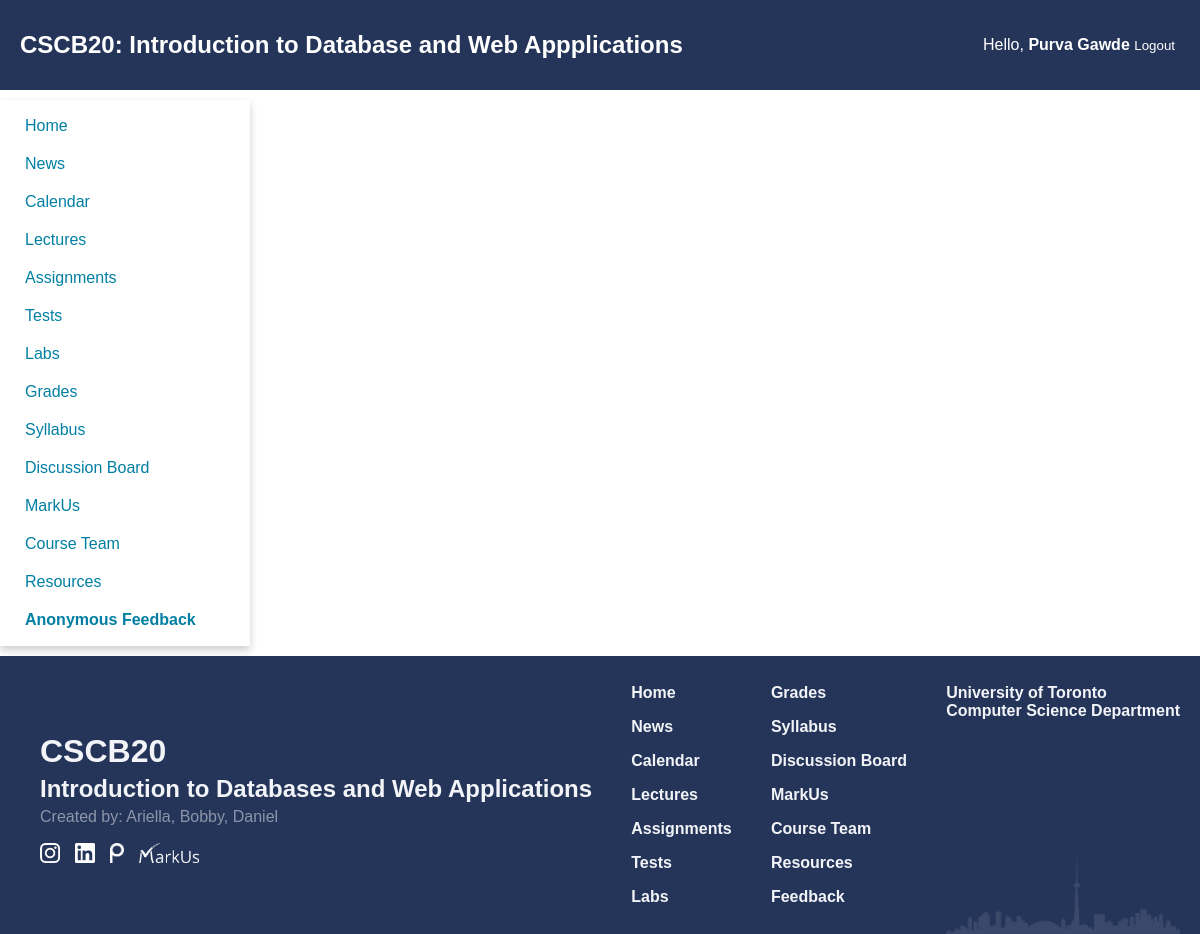
/feedback (signed in), run on an earlier commit of the app's database.
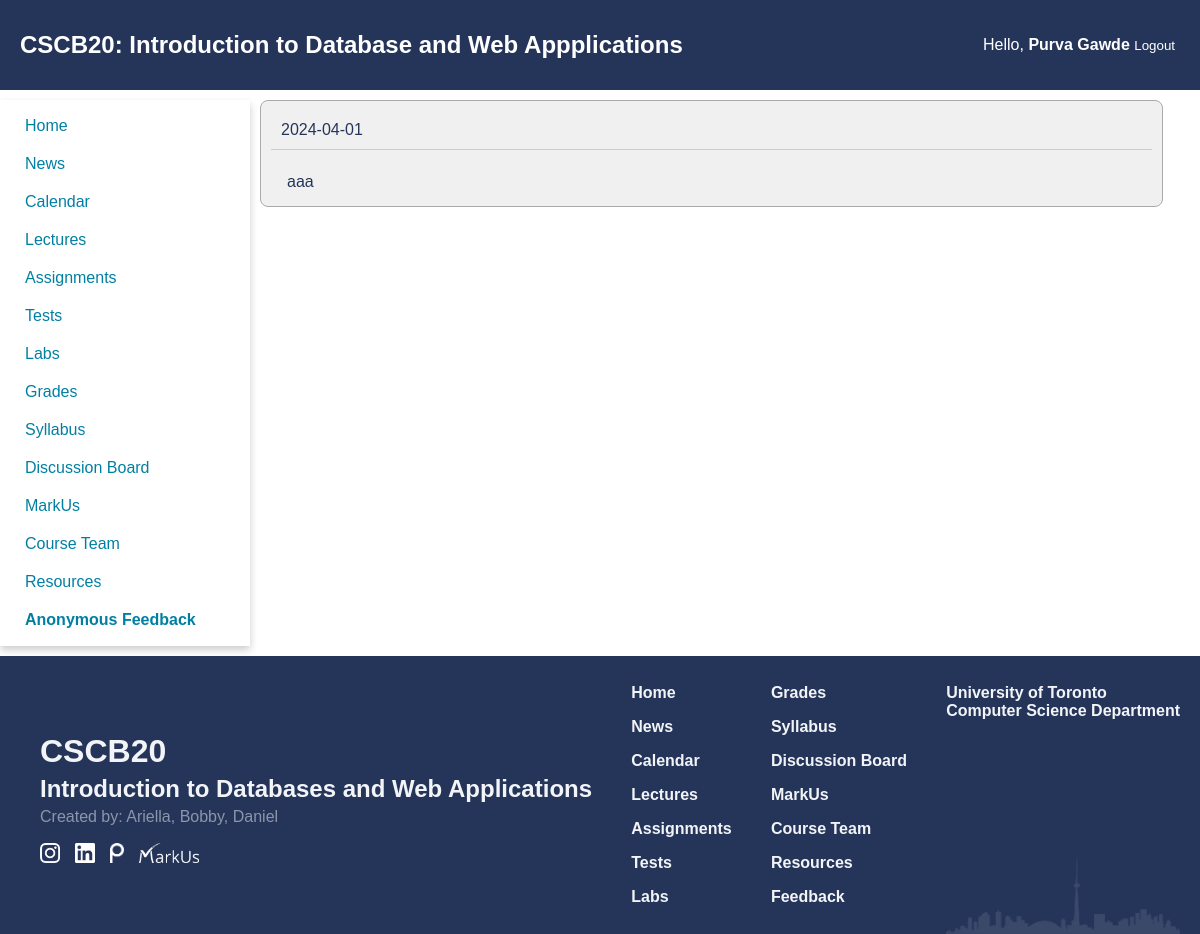
And on a later commit of the database.
### app.py (models this page shows)
class Feedback(db.Model):
    id = db.Column(db.Integer, primary_key = True)
    text = db.Column(db.Text)
    date_created = db.Column(db.Date, default = datetime.utcnow)

### app.py (the view, shortened to what this page needs)
@app.route("/feedback", methods = ["GET", "POST"])
def feedback():
    if not isStudent(session) and not isInstructor(session):
        return redirect('/')
    if request.method == "GET":
        if isStudent(session):
            return render_template("feedback.html", feedback = True)
        if isInstructor(session):
            lst_feedbacks = Feedback.query.all()
            return render_template("feedback_view.html", feedback = True, lst_feedbacks = lst_feedbacks)

### app.py (called while the page is built)
def isInstructor(identity):
    if "auth" in identity and identity["auth"] == 'Instructor':
        return True
    return False

def isStudent(identity):
    if "auth" in identity and identity["auth"] == 'Student':
        return True
    return False

### templates/feedback_view.html (shortened to what this page needs)
{% extends 'home_template.html' %}
{% block extra_css %}
  <link href="{{ url_for('static', filename='css/news.css') }}" rel="stylesheet" type="text/css">
{% endblock %}
{% block content %}
<main class="news">
    {% for feedbacks in lst_feedbacks %}
    <div class="box">
        <div class="title-flex">
            <div class="flex-2">
                {{ feedbacks.date_created }}
            </div>
        </div>
        <br>
        <div class="announcement">
            <p>
                {{ feedbacks.text }}
            </p>
        </div>
    </div>
    {% endfor %}
</main>
{% endblock %}

What changed in the data, as far as the page shows it:
added Feedback: date_created "2024-04-01", text "aaa"
